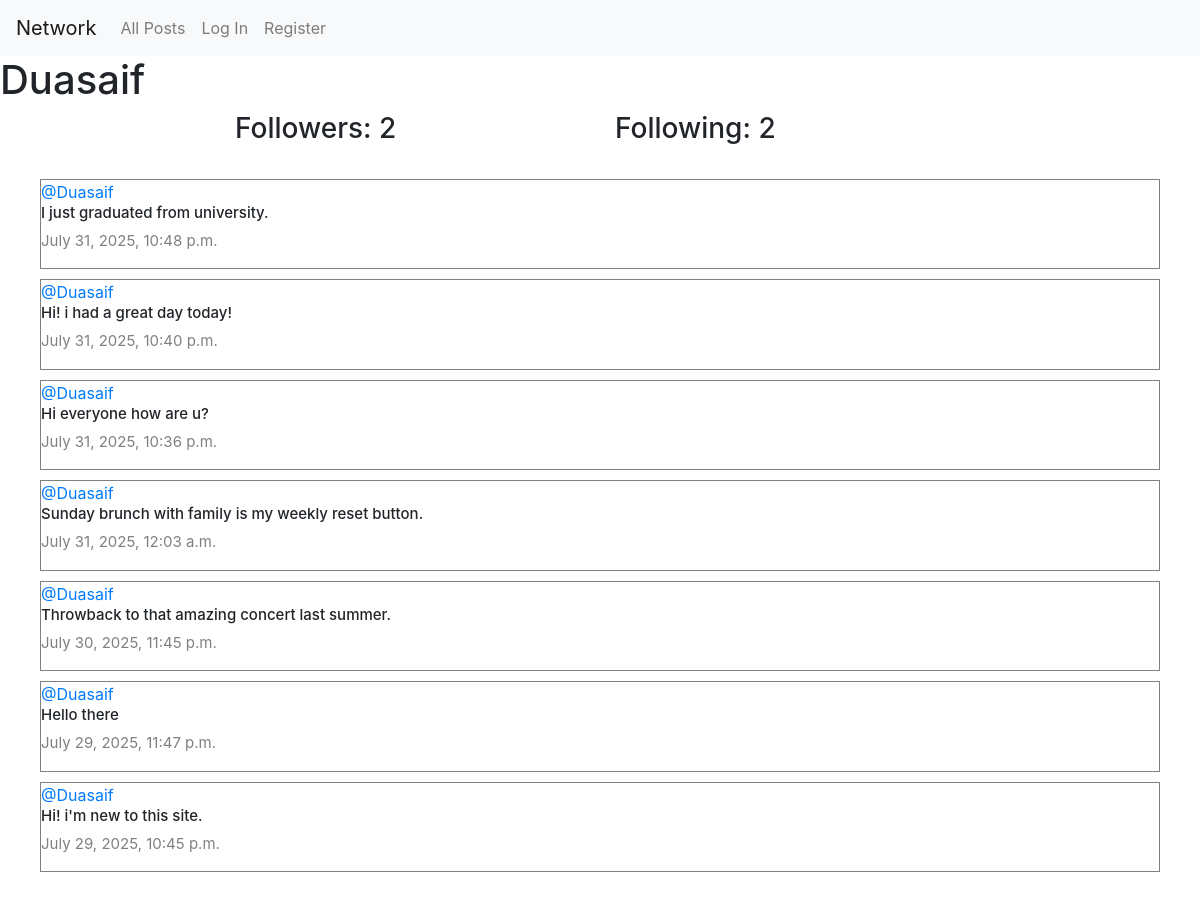
The page /profile/2 on the database its author committed.
### network/models.py (models this page shows, shortened)
class User(AbstractUser):
    pass

class Post(models.Model):
    content=models.CharField(max_length=140)
    user=models.ForeignKey(User, on_delete=models.CASCADE, related_name="author")
    date=models.DateTimeField(auto_now_add=True)

### network/views.py (the view)
# urls.py: path("profile/<int:user_id>", views.profile, name="profile"),
def profile(request, user_id):
    user = User.objects.get(pk=user_id)
    allPosts = Post.objects.filter(user=user).order_by("-id")
    following = Follow.objects.filter(user=user)
    followers = Follow.objects.filter(user_follower=user)
    isFollowing = False
    if request.user.is_authenticated:
        isFollowing = Follow.objects.filter(user=request.user, user_follower=user).exists()
    paginator = Paginator(allPosts, 10)
    page_number = request.GET.get('page')
    posts_of_the_page = paginator.get_page(page_number)
    whoYouLiked = []
    if request.user.is_authenticated:
        whoYouLiked = list(
            Like.objects.filter(user=request.user).values_list('post_id', flat=True)
        )
    return render(request, "network/profile.html", {
        "posts_of_the_page": posts_of_the_page,
        "username": user.username,
        "following": following,
        "followers": followers,
        "isFollowing": isFollowing,
        "user_profile": user,
        "whoYouLiked_json": json.dumps(whoYouLiked)
    })

### network/templates/network/profile.html (shortened to what this page needs)
{% extends "network/layout.html" %}
{% block body %}
  <h1>{{ username }}</h1>
  <div class="container">
    <div class="row d-flex justify-content-center">
      <h3 class="col-4">Followers: {{ followers.count }}</h3>
      <h3 class="col-4">Following: {{ following.count }}</h3>
    </div>
  </div>
  <div class="all-posts">
    {% for post in posts_of_the_page %}
      <div class="row post">
        <a href="{% url 'profile' post.user.id %}">@{{ post.user.username }}</a>
        <h6 class="content">{{ post.content }}</h6>
        <p class="date">{{ post.date }}</p>
      </div>
    {% endfor %}
  </div>
{% endblock %}

### network/static/network/styles.css (style rules this page uses)
.all-posts { display: flex; justify-content: flex-start; flex-direction: column; margin: 20px; }
.post { border: 0.1px solid grey; display: flex; justify-content: center; flex-direction: column; box-sizing: border-box; margin: 5px 20px; }
.content { font-size: 15px; }
.date { color: grey; font-size: 15px; }

### rows shown on the page
User: username "Duasaif"
Post: user.username "Duasaif", content "I just graduated from university.", date "July 31, 2025, 10:48 p.m."
Post: user.username "Duasaif", content "Hi! i had a great day today!", date "July 31, 2025, 10:40 p.m."
Post: user.username "Duasaif", content "Hi everyone how are u?", date "July 31, 2025, 10:36 p.m."
Post: user.username "Duasaif", content "Sunday brunch with family is my weekly reset button.", date "July 31, 2025, 12:03 a.m."
Post: user.username "Duasaif", content "Throwback to that amazing concert last summer.", date "July 30, 2025, 11:45 p.m."
Post: user.username "Duasaif", content "Hello there", date "July 29, 2025, 11:47 p.m."
Post: user.username "Duasaif", content "Hi! i'm new to this site.", date "July 29, 2025, 10:45 p.m."

### other values the page prints
{{ followers.count }} "2"
{{ following.count }} "2"
